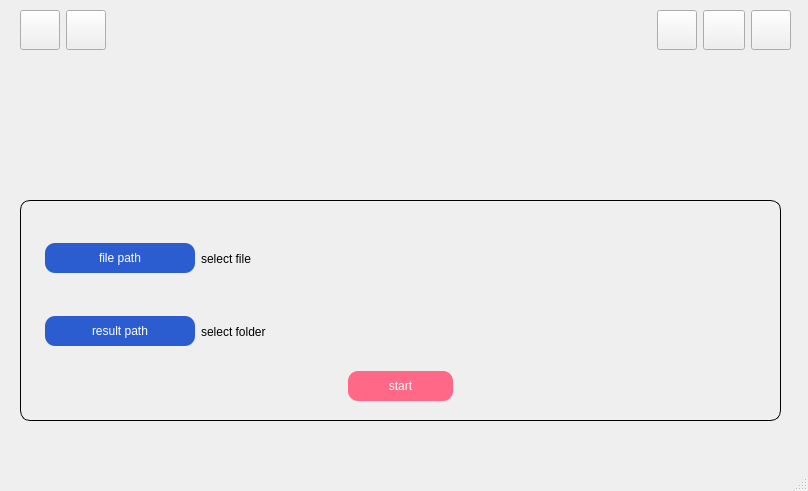
<?xml version="1.0" encoding="UTF-8"?>
<ui version="4.0">
 <class>MainWindow</class>
 <widget class="QMainWindow" name="MainWindow">
  <property name="geometry">
   <rect>
    <x>0</x>
    <y>0</y>
    <width>808</width>
    <height>491</height>
   </rect>
  </property>
  <property name="windowTitle">
   <string>MainWindow</string>
  </property>
  <property name="styleSheet">
   <string notr="true">#MainWindow{ 
        background-image: url(&quot;src/assets/background.jpg&quot;);
        background-repeat: no-repeat; 
        background-position: center;}
    </string>
  </property>
  <widget class="QWidget" name="centralwidget">
   <widget class="QWidget" name="verticalLayoutWidget_3">
    <property name="geometry">
     <rect>
      <x>20</x>
      <y>200</y>
      <width>761</width>
      <height>221</height>
     </rect>
    </property>
    <layout class="QVBoxLayout" name="verticalLayout">
     <item>
      <widget class="QFrame" name="verticallayout_manual">
       <property name="styleSheet">
        <string notr="true">#verticallayout_manual {border-width: 1px;
 border-style: solid;
 border-color: black;
 border-radius:10px;
 padding:10px 5px;}</string>
       </property>
       <layout class="QVBoxLayout" name="verticalLayout_manual">
        <item>
         <layout class="QVBoxLayout" name="manula_path">
          <property name="leftMargin">
           <number>10</number>
          </property>
          <property name="topMargin">
           <number>5</number>
          </property>
          <item>
           <layout class="QHBoxLayout" name="manual_file_path">
            <item>
             <widget class="QPushButton" name="manual_file_path_button">
              <property name="maximumSize">
               <size>
                <width>150</width>
                <height>16777215</height>
               </size>
              </property>
              <property name="styleSheet">
               <string notr="true">background-color: #2B5DD1; color: #FFFFFF ; border-style: outset; 
padding: 8px 0px ;  ; border-radius: 10px ; border-color: #2752B8;</string>
              </property>
              <property name="text">
               <string>file path</string>
              </property>
             </widget>
            </item>
            <item>
             <widget class="QLabel" name="manual_file_path_text">
              <property name="text">
               <string>select file</string>
              </property>
              <property name="margin">
               <number>10</number>
              </property>
             </widget>
            </item>
           </layout>
          </item>
          <item>
           <layout class="QHBoxLayout" name="manual_result_path">
            <property name="topMargin">
             <number>0</number>
            </property>
            <item>
             <widget class="QPushButton" name="manual_result_path_button">
              <property name="maximumSize">
               <size>
                <width>150</width>
                <height>16777215</height>
               </size>
              </property>
              <property name="styleSheet">
               <string notr="true">background-color: #2B5DD1; color: #FFFFFF ; border-style: outset; 
padding: 8px 0px ;  ; border-radius: 10px ; border-color: #2752B8;</string>
              </property>
              <property name="text">
               <string>result path</string>
              </property>
             </widget>
            </item>
            <item>
             <widget class="QLabel" name="manual_result_path_text">
              <property name="text">
               <string>select folder</string>
              </property>
              <property name="margin">
               <number>10</number>
              </property>
             </widget>
            </item>
           </layout>
          </item>
         </layout>
        </item>
        <item alignment="Qt::AlignHCenter">
         <widget class="QPushButton" name="manual_start">
          <property name="maximumSize">
           <size>
            <width>150</width>
            <height>16777215</height>
           </size>
          </property>
          <property name="styleSheet">
           <string notr="true">background-color: #FF6987; color: #FFFFFF ; border-style: outset; 
padding: 8px 40px ;  ; border-radius: 10px ; border-color: #2752B8;</string>
          </property>
          <property name="text">
           <string>start</string>
          </property>
         </widget>
        </item>
       </layout>
      </widget>
     </item>
    </layout>
   </widget>
   <widget class="QWidget" name="horizontalLayoutWidget">
    <property name="geometry">
     <rect>
      <x>20</x>
      <y>10</y>
      <width>771</width>
      <height>41</height>
     </rect>
    </property>
    <layout class="QHBoxLayout" name="horizontalLayout">
     <item>
      <layout class="QHBoxLayout" name="horizontalLayout_2">
       <item>
        <widget class="QPushButton" name="logo_home">
         <property name="maximumSize">
          <size>
           <width>40</width>
           <height>40</height>
          </size>
         </property>
         <property name="styleSheet">
          <string notr="true">background-image: url(&quot;src/assets/home.jpg&quot;);</string>
         </property>
         <property name="text">
          <string/>
         </property>
        </widget>
       </item>
       <item>
        <widget class="QPushButton" name="logo_history">
         <property name="maximumSize">
          <size>
           <width>40</width>
           <height>40</height>
          </size>
         </property>
         <property name="styleSheet">
          <string notr="true">background-image: url(&quot;src/assets/home.jpg&quot;);</string>
         </property>
         <property name="text">
          <string/>
         </property>
        </widget>
       </item>
      </layout>
     </item>
     <item>
      <widget class="QLabel" name="label">
       <property name="text">
        <string/>
       </property>
      </widget>
     </item>
     <item>
      <layout class="QHBoxLayout" name="horizontalLayout_3">
       <item>
        <widget class="QPushButton" name="logo_email">
         <property name="maximumSize">
          <size>
           <width>40</width>
           <height>40</height>
          </size>
         </property>
         <property name="styleSheet">
          <string notr="true">background-image: url(&quot;src/assets/home.jpg&quot;);</string>
         </property>
         <property name="text">
          <string/>
         </property>
        </widget>
       </item>
       <item>
        <widget class="QPushButton" name="logo_help">
         <property name="maximumSize">
          <size>
           <width>42</width>
           <height>40</height>
          </size>
         </property>
         <property name="styleSheet">
          <string notr="true">background-image: url(&quot;src/assets/home.jpg&quot;);</string>
         </property>
         <property name="text">
          <string/>
         </property>
        </widget>
       </item>
       <item>
        <widget class="QPushButton" name="logo_back">
         <property name="maximumSize">
          <size>
           <width>40</width>
           <height>40</height>
          </size>
         </property>
         <property name="styleSheet">
          <string notr="true">background-image: url(&quot;src/assets/home.jpg&quot;);</string>
         </property>
         <property name="text">
          <string/>
         </property>
        </widget>
       </item>
      </layout>
     </item>
    </layout>
   </widget>
  </widget>
  <widget class="QMenuBar" name="menubar">
   <property name="geometry">
    <rect>
     <x>0</x>
     <y>0</y>
     <width>808</width>
     <height>26</height>
    </rect>
   </property>
  </widget>
  <widget class="QStatusBar" name="statusbar"/>
 </widget>
 <resources>
  <include location="assets/test.qrc"/>
 </resources>
 <connections/>
</ui>
